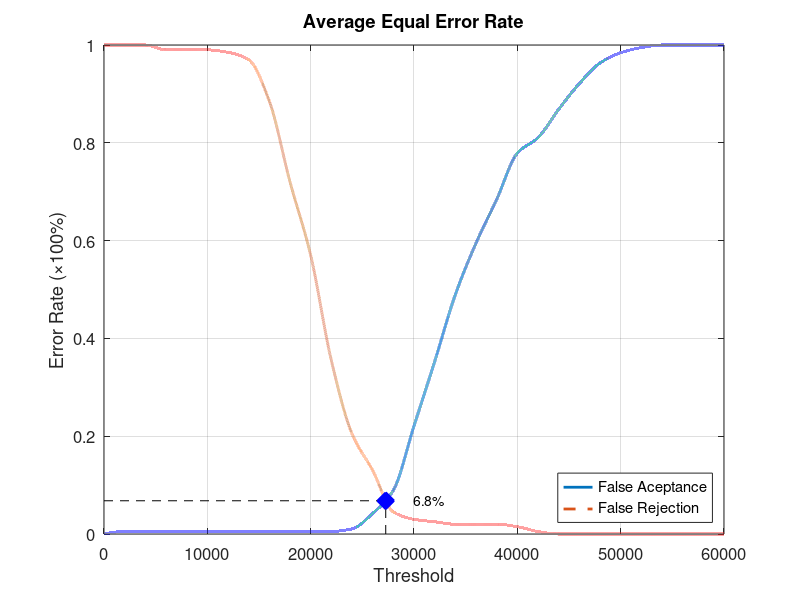
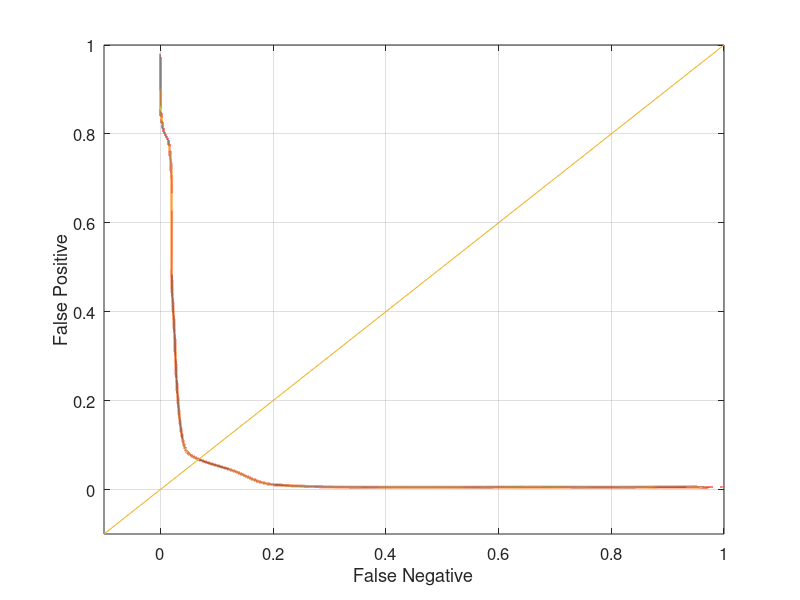

Recreate these plots in MATLAB, in order.
function yEER = Database2_3
close all;
clear;
clc;
x = 0:2000:60000;
xq = 0:0.5:60000;

y0 = [0 0.00526316 0.00526316 0.00526316 0.00526316 0.00526316 0.00526316 0.00526316 0.00526316 0.00526316 0.00526316 0.00526316 0.0105263 0.0421053 0.0894737 0.221053 0.352632 0.489474 0.594737 0.684211 0.778947 0.810526 0.868421 0.921053 0.963158 0.984211 0.994737 1 1 1 1];
yy0 = interp1(x, y0, xq, 'pchip');
y1 = [1 1 1 0.99 0.99 0.99 0.985 0.97 0.885 0.72 0.57 0.355 0.205 0.13 0.045 0.03 0.025 0.02 0.02 0.02 0.015 0.005 0 0 0 0 0 0 0 0 0];
yy1 = interp1(x, y1, xq, 'pchip');

% Calculating EER: 
y2 = abs(y0 - y1);
find(y2 == min(y2))
yy2 = abs(yy0 - yy1);
xEER = find(yy2 == min(yy2));
xEERIndex = xq(xEER) % X-axis EER
yEER = yy0(xEER) % Y-axis EER

main = figure
plot(xq, yy0,'-','LineWidth', 2);	hold on
plot(xq, yy1,'--','LineWidth', 2);	hold on
plot([xEERIndex xEERIndex], [0 yEER], 'k--');	hold on
plot([0 xEERIndex], [yEER yEER], 'k--');	hold on
plot(xEERIndex, yEER, 'bx', 'LineWidth', 10);	hold on
text(xEERIndex + 10 * xEERIndex / 100, yEER, [num2str(round((10000 * yEER)) / 100) '%'])
legend('False Aceptance', 'False Rejection', 'Location', 'SouthEast')
xlabel('Threshold')
ylabel('Error Rate (\times100%)')
title('Average Equal Error Rate')
set(gca, 'FontSize', 12)
axis([0 60000 0 1])
grid on

print(main, 'Database2_3Main', '-dpng');
FNRxFPR = figure('Color', [1 1 1]);
plot(yy1, yy0, '-', yy1, yy0, 'LineWidth', 2);
hold on
y = -0.1:0.1:1
plot(y, y); 
set(gca, 'FontSize', 12)
xlabel('False Negative')
ylabel('False Positive')
axis([-0.1 1 -0.1 1])
set(gca, 'FontSize', 12)
grid on

print(FNRxFPR, 'Database2_3FNRxFPR','-dpng');
end
